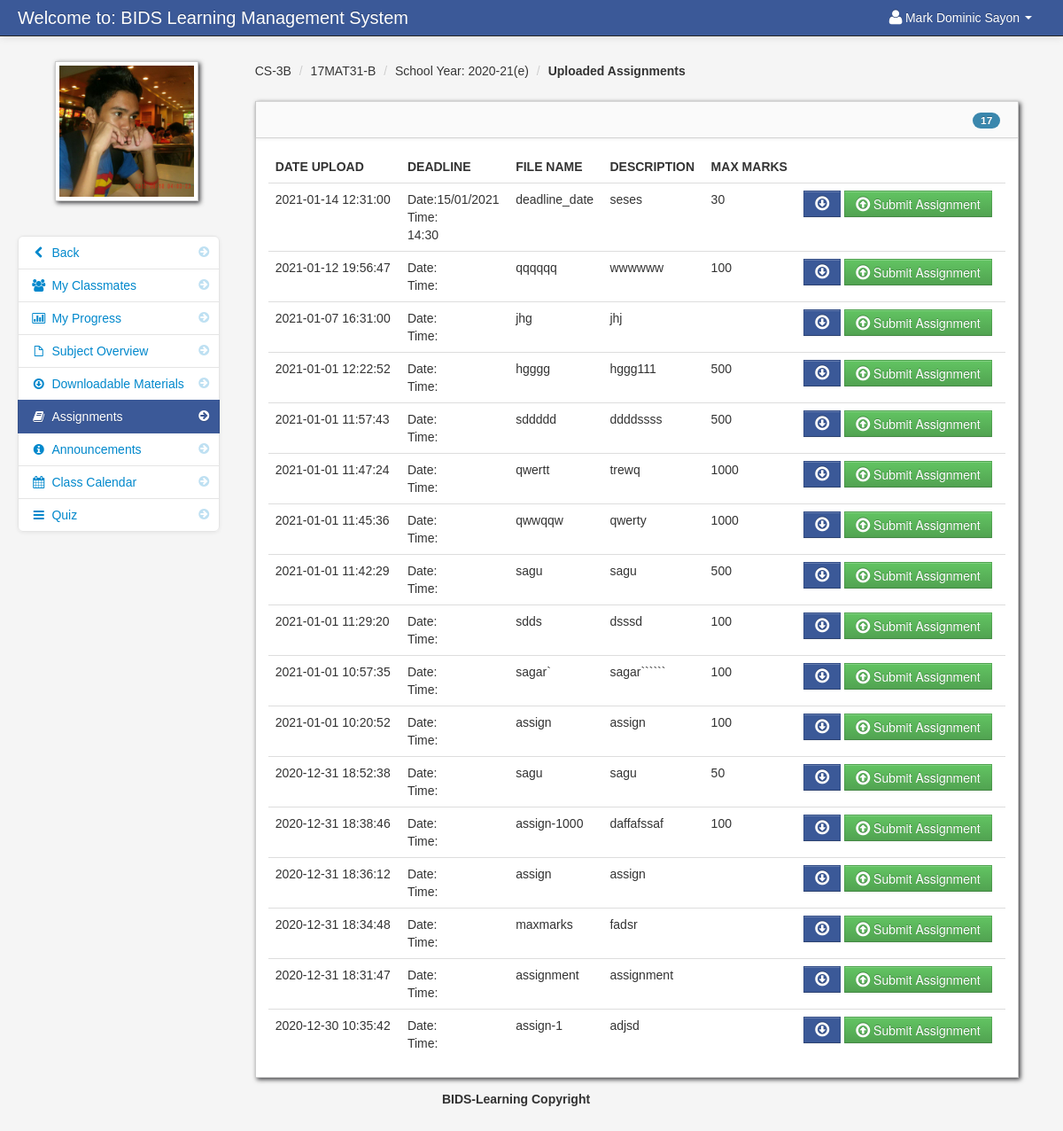
The app's page /assignment_student.php?id=196 (signed in), older data.
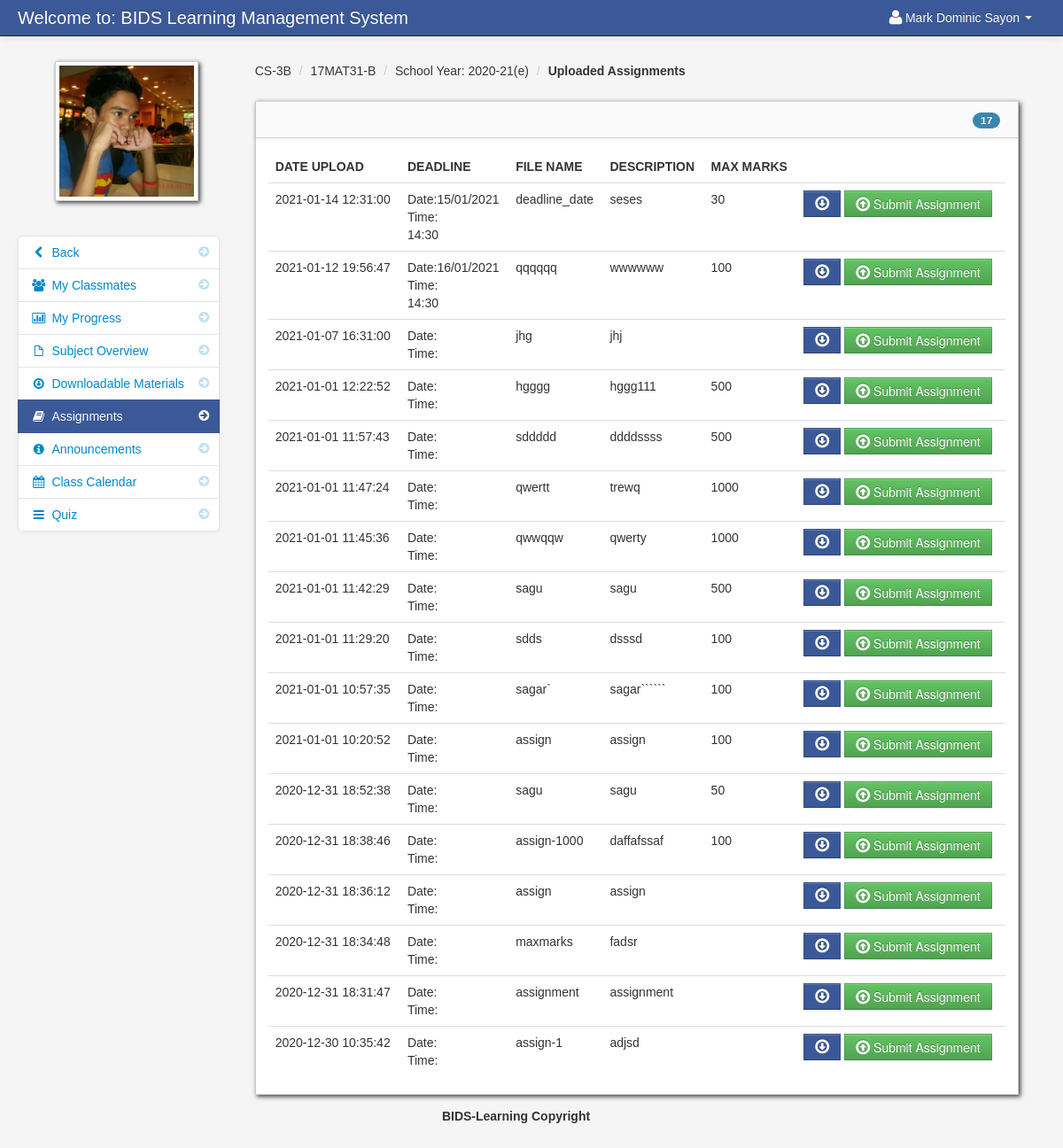
The same page, newer data.
### tables this page shows
CREATE TABLE `assignment` (
  `assignment_id` int(11) NOT NULL,
  `floc` varchar(300) NOT NULL,
  `fdatein` varchar(100) NOT NULL,
  `fdesc` varchar(100) NOT NULL,
  `teacher_id` int(11) NOT NULL,
  `class_id` int(11) NOT NULL,
  `fname` varchar(100) NOT NULL,
  `maxmarks` varchar(215) NOT NULL,
  `qmaxmarks` text NOT NULL,
  `status` int(11) NOT NULL,
  `deadline_date` varchar(220) NOT NULL,
  `deadline_time` varchar(220) NOT NULL,
  `auto_deadline` tinyint(4) NOT NULL
);

### assignment_student.php (the view, shortened to what this page needs)
<?php include('header_dashboard.php'); ?>
<?php $get_id = $_GET['id']; ?>
    <body>
		<?php include('navbar_student.php'); ?>
        <div class="container-fluid">
            <div class="row-fluid">
				<?php include('assignment_link_student.php'); ?>
                <div class="span9" id="content">
                     <div class="row-fluid">
										<?php $class_query = mysqli_query($conn,"select * from teacher_class
										LEFT JOIN class ON class.class_id = teacher_class.class_id
										LEFT JOIN subject ON subject.subject_id = teacher_class.subject_id
										where teacher_class_id = '$get_id'")or die(mysqli_error());
										$class_row = mysqli_fetch_array($class_query);
										?>
					     <ul class="breadcrumb">
							<li><a href="#"><?php echo $class_row['class_name']; ?></a> <span class="divider">/</span></li>
							<li><a href="#"><?php echo $class_row['subject_code']; ?></a> <span class="divider">/</span></li>
							<li><a href="#">School Year: <?php echo $class_row['school_year']; ?></a> <span class="divider">/</span></li>
							<li><a href="#"><b>Uploaded Assignments</b></a></li>
						</ul>
                        <div id="block_bg" class="block">
                            <div class="navbar navbar-inner block-header">
								<?php $query = mysqli_query($conn,"select * FROM assignment where class_id = '$get_id'  order by fdatein DESC")or die(mysqli_error());
									  $count  = mysqli_num_rows($query);
								?>
                                <div id="" class="muted pull-right"><span class="badge badge-info"><?php echo $count; ?></span></div>
                            </div>
                            <div class="block-content collapse in">
                                <div class="span12">
								<?php
									$query = mysqli_query($conn,"select * FROM assignment where class_id = '$get_id'  order by fdatein DESC")or die(mysqli_error());
									$count = mysqli_num_rows($query);
									if ($count == '0'){?>
									<div class="alert alert-info">No Assignment Currently Uploaded</div>
									<?php
									}else{
								?>
  											<table cellpadding="0" cellspacing="0" border="0" class="table" id="">
										<thead>
										        <tr>
												<th>Date Upload</th>
												<th>DeadLine</th>
												<th>File Name</th>
												<th>Description</th>
												<th>Max Marks</th>
												<th></th>
												</tr>
										</thead>
										<tbody>
                              		<?php
										$query = mysqli_query($conn,"select * FROM assignment where class_id = '$get_id'  order by fdatein DESC")or die(mysqli_error());
										while($row = mysqli_fetch_array($query)){
										$id  = $row['assignment_id'];
										$floc = $row['floc'];
									?>
										<tr>
										 <td><?php echo $row['fdatein']; ?></td>
										 <td><?php echo "Date:";echo $row['deadline_date']; echo "<br>Time:</br>";echo $row['deadline_time']; ?></td>
                                         <td><?php  echo $row['fname']; ?></td>
                                         <td><?php echo $row['fdesc']; ?></td>
                                         <td><?php echo $row['maxmarks']; ?></td>
                                         <td width="220">
										 <form id="assign" method="post" action="submit_assignment.php<?php echo '?id='.$get_id ?>&<?php echo 'post_id='.$id ?>">
										 <?php
											if ($floc == ""){
											}else{
										 ?>
										  <a data-placement="bottom" title="Download" id="<?php echo $id; ?>download"  class="btn btn-info" href="<?php echo $row['floc']; ?>"><i class="icon-download icon-large"></i></a>
										<?php } ?>
										 <button  data-placement="bottom" title="Submit Assignment" id="<?php echo $id; ?>submit" class="btn btn-success" name="btn_assign"><i class="icon-upload icon-large"></i> Submit Assignment</button>
										 </form>
										 </td>
                                </tr>
						 <?php } ?>
										</tbody>
									</table>
						 <?php } ?>
                                </div>
                            </div>
                        </div>
                    </div>
                </div>
            </div>
		<?php include('footer.php'); ?>
        </div>
		<?php include('script.php'); ?>
    </body>
</html>

Row changes from the older to the newer data that the page shows:
changed assignment "qqqqqq": deadline_date (not shown) → "16/01/2021"; deadline_time (not shown) → "14:30"
